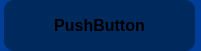
<?xml version="1.0" encoding="UTF-8"?>
<ui version="4.0">
 <class>NaviButton</class>
 <widget class="QWidget" name="NaviButton">
  <property name="geometry">
   <rect>
    <x>0</x>
    <y>0</y>
    <width>201</width>
    <height>51</height>
   </rect>
  </property>
  <property name="minimumSize">
   <size>
    <width>201</width>
    <height>51</height>
   </size>
  </property>
  <property name="maximumSize">
   <size>
    <width>201</width>
    <height>51</height>
   </size>
  </property>
  <property name="windowTitle">
   <string>Form</string>
  </property>
  <property name="styleSheet">
   <string notr="true">background-color: rgb(0, 62, 154);
      border-radius: 10px;</string>
  </property>
  <widget class="QPushButton" name="pushButton">
   <property name="geometry">
    <rect>
     <x>4</x>
     <y>0</y>
     <width>191</width>
     <height>51</height>
    </rect>
   </property>
   <property name="font">
    <font>
     <pointsize>12</pointsize>
     <bold>true</bold>
    </font>
   </property>
   <property name="styleSheet">
    <string notr="true">background-color: rgb(0, 41, 94);
       border-radius: 10px;</string>
   </property>
   <property name="text">
    <string>PushButton</string>
   </property>
  </widget>
 </widget>
 <resources/>
 <connections/>
</ui>
